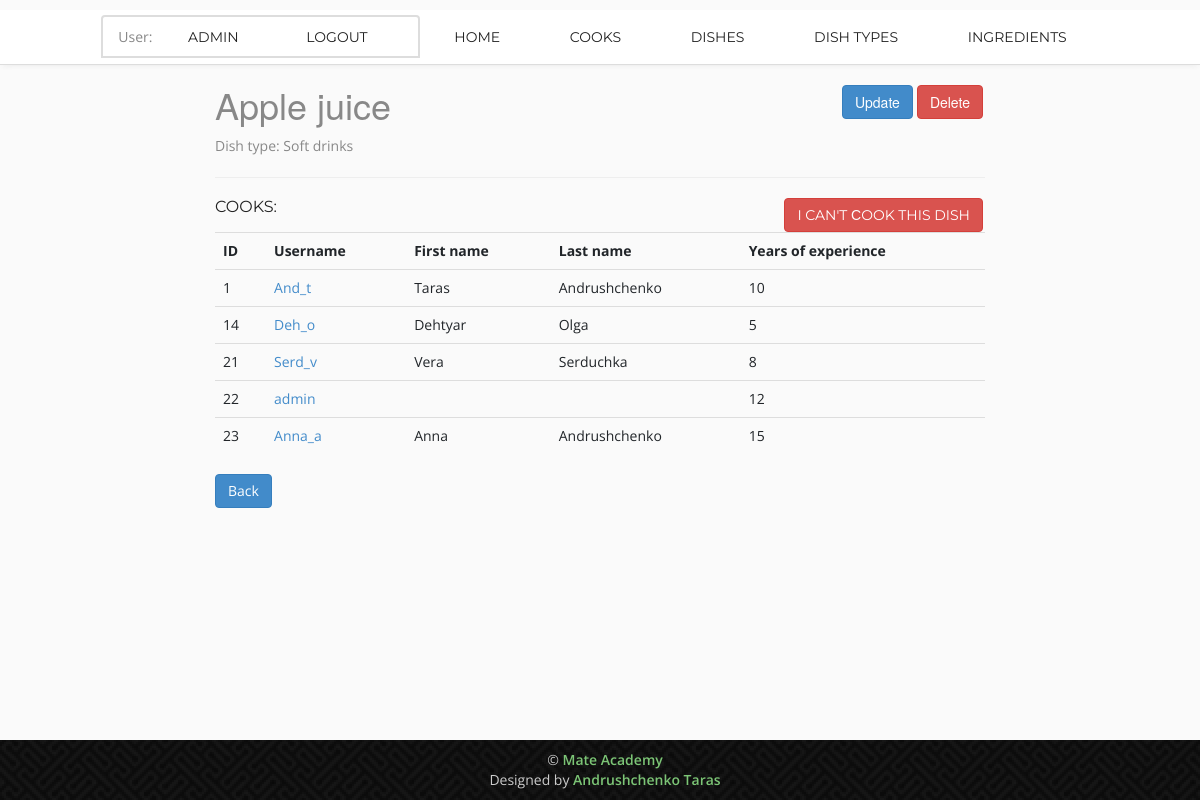
The page /dishes/46/ (signed in) on the database its author committed.
### workspace/models.py (models this page shows, shortened)
class Cook(AbstractUser):
    years_of_experience = models.IntegerField(default=0)
    class Meta:
        ordering = ["pk"]
    def get_absolute_url(self):
        return reverse("workspace:cook-detail", kwargs={"pk": self.pk})

class Dish(models.Model):
    name = models.CharField(max_length=255)
    description = models.TextField()
    price = models.DecimalField(max_digits=6, decimal_places=2)
    dish_types = models.ForeignKey(DishType, on_delete=models.CASCADE)
    cooks = models.ManyToManyField(settings.AUTH_USER_MODEL, related_name="dishes")
    ingredients = models.ManyToManyField(Ingredient, related_name="dishes")
    class Meta:
        ordering = ["name"]
        verbose_name = "dish"
        verbose_name_plural = "dishes"

class DishType(models.Model):
    name = models.CharField(max_length=255, unique=True)
    class Meta:
        ordering = ["name"]
        verbose_name = "dish_type"

### workspace/views.py (the view)
class DishDetailView(LoginRequiredMixin, generic.DetailView):
    model = Dish

### templates/workspace/dish_detail.html
{% extends "base.html" %}
{% block content %}
  <div class="col-sm-2"></div>
    <div class="col-sm-8">
      <h1>
        {{ dish.name }}
        <a href="{% url 'workspace:dish-delete' pk=dish.id %}" class="btn btn-danger link-to-page">
          Delete
        </a>
        <a href="{% url 'workspace:dish-update' pk=dish.id %}" class="btn btn-primary link-to-page">
          Update
        </a>
      </h1>
      <p>Dish type: {{ dish.dish_types.name }}</p>
      <hr>
      <h3>
        Cooks:
        {% if dish in user.dishes.all %}
          <a href="{% url 'workspace:toggle-dish-assign' pk=dish.id %}" class="btn btn-danger link-to-page">
            I can't сook this dish
          </a>
        {% else %}
          <a href="{% url 'workspace:toggle-dish-assign' pk=dish.id %}" class="btn btn-success link-to-page">
            I can cook this!
          </a>
        {% endif %}
      </h3>
      <table class="table">
        <tr>
          <th>ID</th>
          <th>Username</th>
          <th>First name</th>
          <th>Last name</th>
          <th>Years of experience</th>
        </tr>
        {% for cook in dish.cooks.all %}
          <tr>
            <td>{{ cook.id }}</td>
            <td><a href="{{ cook.get_absolute_url }}">{{ cook.username }}</a></td>
            <td>{{ cook.first_name }}</td>
            <td>{{ cook.last_name }}</td>
            <td>{{ cook.years_of_experience }}</td>
          </tr>
        {% endfor %}
      </table>
      <a href="{% url 'workspace:dish-list' %}" class="btn btn-primary">Back</a>
    </div>
  <div class="col-sm-2"></div>
{% endblock %}

### templates/includes/nav-bar.html (shortened to what this page needs)
	<nav class="main-nav-outer" id="test">
			<ul class="main-nav">
        {% if user.is_authenticated %}
          <li class="list-group-item">User: <a href="{{ user.get_absolute_url }}">{{ user.get_username }}</a>
            <a href="{% url 'logout'%}?next={{request.path}}">Logout</a>
        {% else %}
          <li class="list-group-item"><a href="{% url 'login'%}?next={{request.path}}">Login</a></li>
        {% endif %}
          <li><a href="{% url 'workspace:index' %}">Home</a></li>
          <li><a href="{% url 'workspace:cook-list' %}">Cooks</a></li>
          <li><a href="{% url 'workspace:dish-list' %}">Dishes</a></li>
          <li><a href="{% url 'workspace:dish-type-list' %}">Dish types</a></li>
          <li><a href="{% url 'workspace:ingredient-list' %}">Ingredients</a></li>
			</ul>
	</nav>

### static/css/style.css (style rules this page uses)
a, a:hover, a:active { outline:0px !important }
body { background:#fafafa; font-family: 'Open Sans', sans-serif; font-size:14px; font-weight:normal; color:#888888; margin:0; }
h3 { font-family: 'Montserrat', sans-serif; color:#222222; font-size:16px; margin:0 0 5px 0; text-transform:uppercase; font-weight:400; }
p { line-height:24px; margin:0; }
.main-nav-outer { padding:0px; border-bottom:1px solid #dddddd; box-shadow:0 4px 5px -3px #ececec; position:relative; background:#fff; }
.main-nav { text-align:center; margin:10px 0 0px; padding:0; list-style:none; }
.main-nav li { display:inline; margin:0 1px; }
.main-nav li a { display:inline-block; color:#222222; text-transform:uppercase; font-family: 'Montserrat', sans-serif; text-decoration: none; line-height:20px; margin:17px 32px; transition:all 0.3s ease-in-out; -moz-transition:all 0.3s ease-in-out; -webkit-transition:all 0.3s ease-in-out; }
.featured-box h3 { margin-bottom:5px; }
.featured-box p { line-height:22px; }
.link-to-page { float: right; margin: 0 2px 0 2px; }

### static/css/responsive.css (style rules this page uses)
@media only screen and (min-width: 992px) { .main-nav { display:block !important; } }

### rows shown on the page
Cook: get_username "ADMIN", id "22", username "admin", years_of_experience "12"
Dish: name "Apple juice", dish_types.name "Soft drinks"
Cook: id "1", username "And_t", first_name "Taras", last_name "Andrushchenko", years_of_experience "10"
Cook: id "14", username "Deh_o", first_name "Dehtyar", last_name "Olga", years_of_experience "5"
Cook: id "21", username "Serd_v", first_name "Vera", last_name "Serduchka", years_of_experience "8"
Cook: id "23", username "Anna_a", first_name "Anna", last_name "Andrushchenko", years_of_experience "15"
